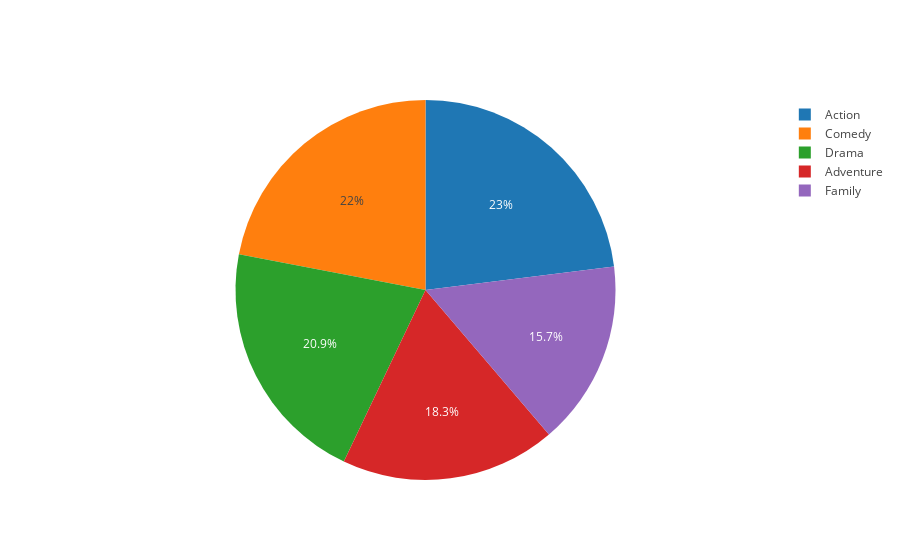

Source (notebook cell):
### Markdown cell above
#### Для отображения распределенийколичества релизов жанров по долям за все время нарисуем Pie Chart. Переменные категориальные.График покажет нам доли количества релизов жанров  от общего количества релизов

### Code cell
genre_total = list(total_count_genre['index'])
total_count = list(total_count_genre['genre'])


trace = go.Pie(labels=genre_total, values=total_count)

iplot([trace], show_link=False)

### Figure 1 — Plotly figure (JSON) as saved in the notebook; plotly's stock layout.template omitted (floating-point values rounded to 4 significant figures)
{"data": [{"labels": ["Action", "Comedy", "Drama", "Adventure", "Family"], "type": "pie", "uid": "c0380896-60ca-4b49-90f4-d2dee73eba1b", "values": [44, 42, 40, 35, 30]}], "layout": {}}
